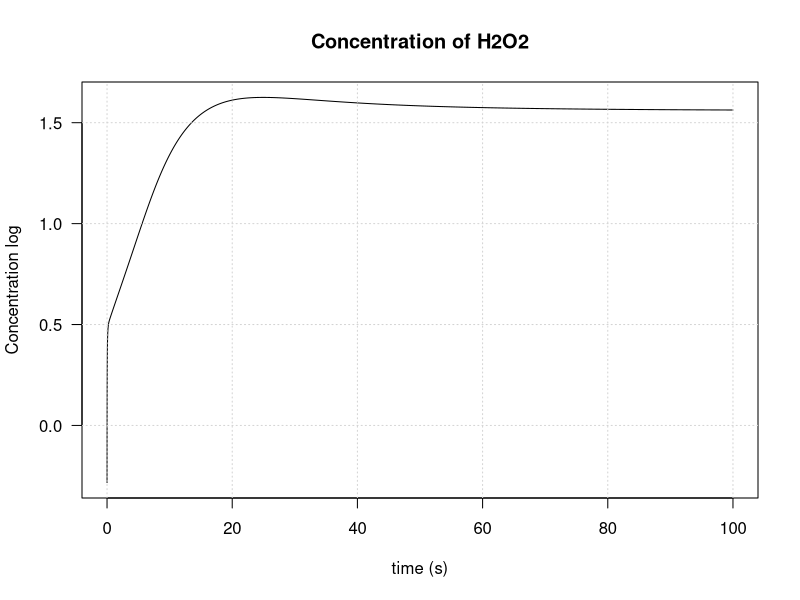
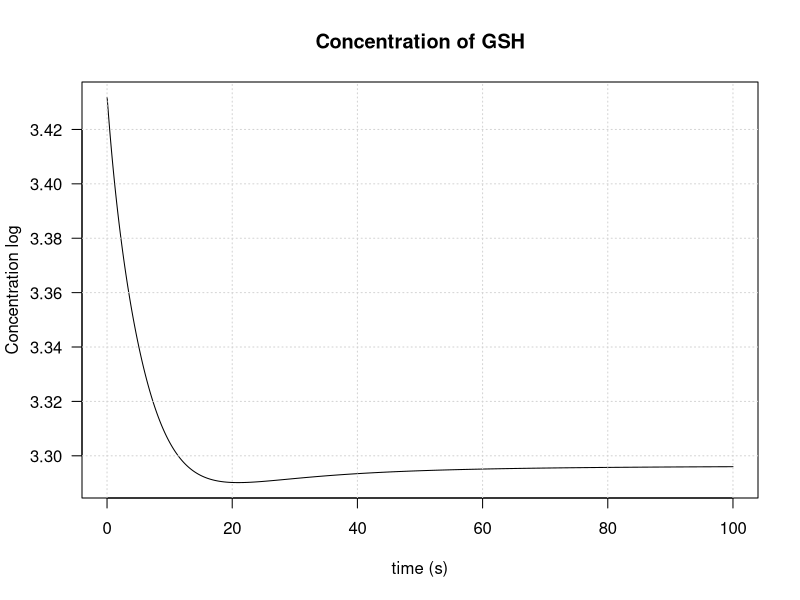
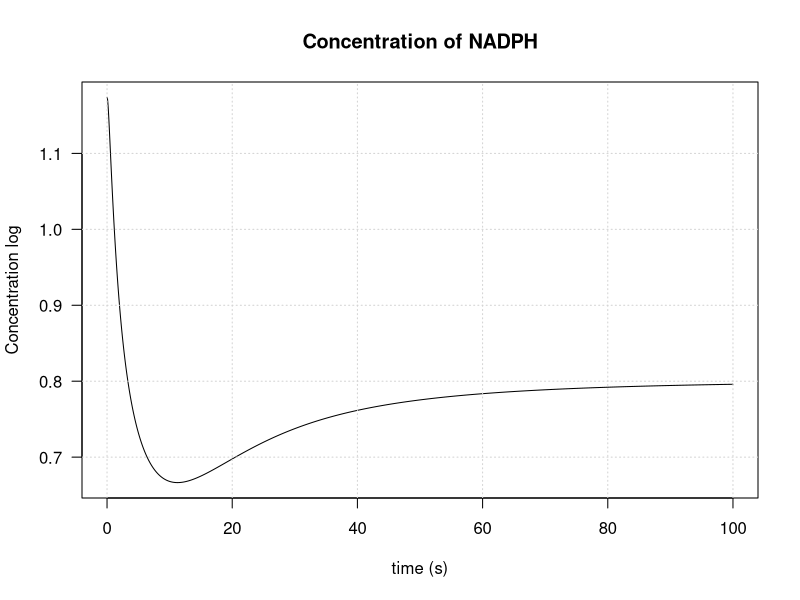
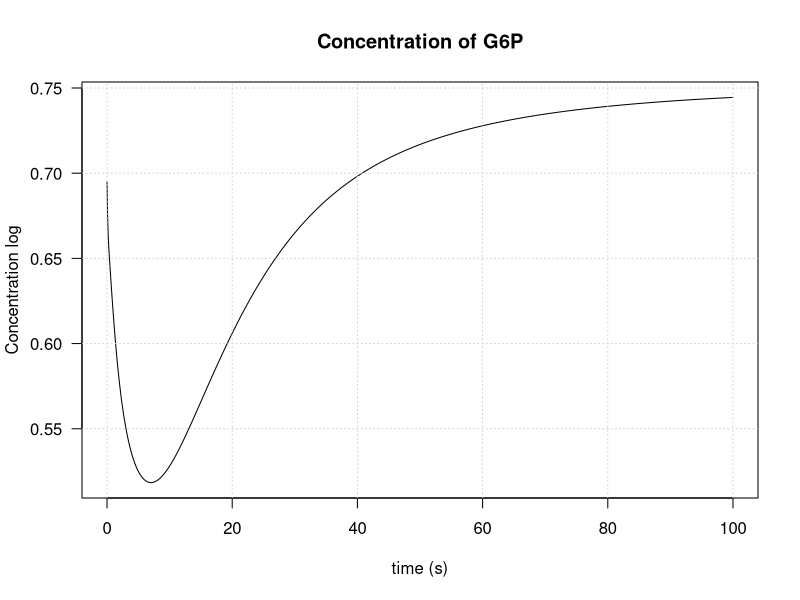
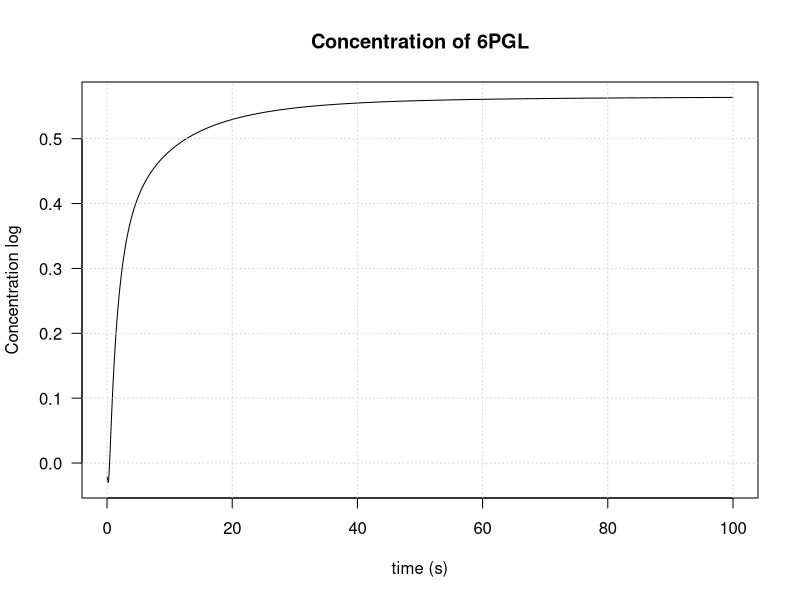
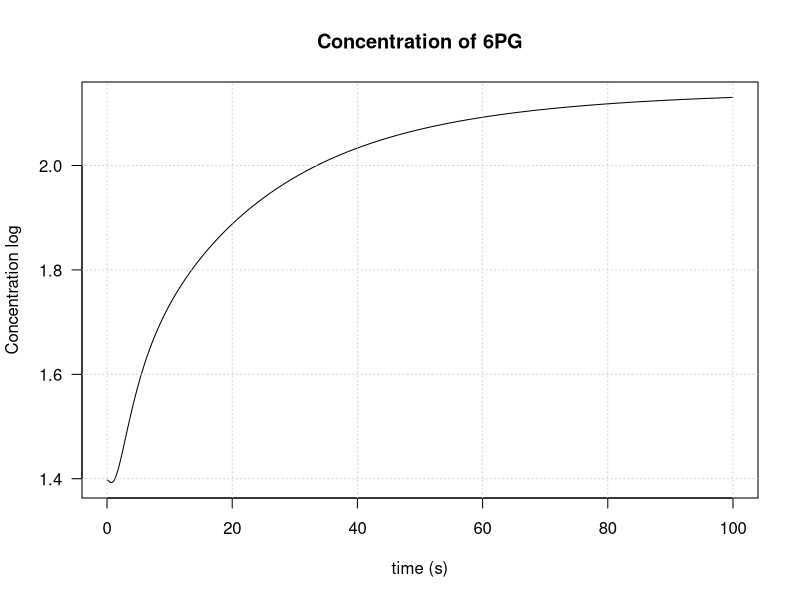
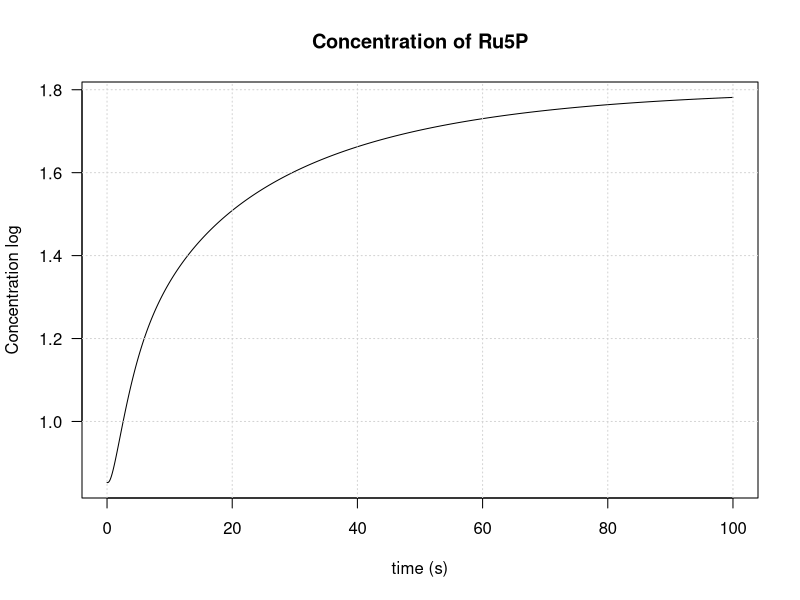
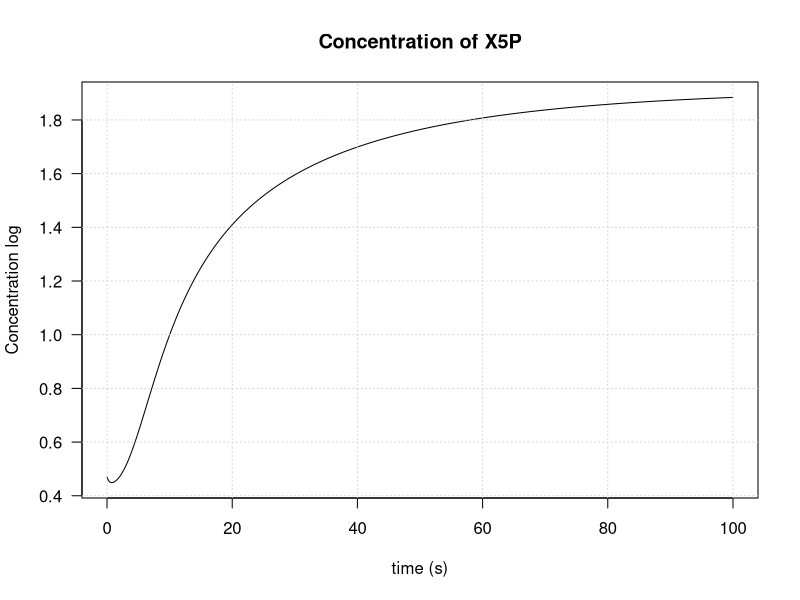

Write R code to recreate these figures, in order.
## ---- chunk 1
knitr::opts_chunk$set(echo = TRUE)
## ---- chunk 2
# Clear
rm(list = ls())

# Library
library(tidyverse)
library(deSolve)
library(readxl)
library(ggplot2)
library(dplyr)
## ---- chunk 3
                ## GENERAL FONCTION ##
# DIFFUSION LAW
# Function Diffusion to the compartment 1 to compartment 2
DIFF <- function(C1, C2, k, kdiff){
  # C1: matrix(time)
  # C2: matrix(time)
  # k: constant max
  # kdiff: constant diffusion
  phi <- k + kdiff * (C1-C2)
  return (phi)
}

# MASS ACTION LAW
# Function MA(m,n) (equation 5) Mass Action
MA <- function(sub, k, produit, inhib, Keq, Ki){
  # time: vector of time points
  # sub : matrix of substrat concentration (time)
  # produit : vector of n products concentration
  # inhib: vector of inhibitor
  # k: constant max
  # Km: vector of MM constants 
  # Keq: equilibrium constant
  # Ki: Inhibitor constant
  phi <- k * (prod(sub) - (prod(produit) / Keq)) / ( 1 + inhib/Ki )
  return(phi)
}
# /!\ value put by default for P, I, Keq, Ki, in case of the equation is not reversible and has no inhibitors

# MICHAELIS MENTEN LAW
MM <- function(sub, k, Km, produit, Keq, inhib, Ki){
  # time: vector of time points
  # sub : matrix of substrat concentration (time)
  # produit : vector of n products concentration
  # inhib: vector of inhibitor
  # k: constant max
  # Km: vector of MM constants
  # Keq: equilibrium constant
  # Ki: Inhibitor constant
  phi <- k * (prod(sub) - prod(produit)/Keq) / (1 + (prod(sub)+prod(produit))/Km + sum(inhib)/Ki)
  return(phi)
}
                ## PARTICULAR FONCTION ##
## GPx / GR

# MICHAELIS MENTEN LAW
MM_GPx_GR <- function(sub, k, Km, Un){
  # time: vector of time points
  # sub : matrix of substrat concentration (time)
  # k: constant max
  # Km: vector of MM constants
  # Un: if Un == 0 : GPx AND if Un == 1 : GR
  phi <- k/ (Un + sum(Km/sub)) # need to have the S in the same order than Km
  return(phi)
}

# MICHAELIS MENTEN LAW
MM_6PGD <- function(sub, k, Km, produit, inhib, Ki){
  # time: vector of time points
  # sub : matrix of substrat concentration (time)
  # produit : vector of n products concentration
  # inhib: vector of inhibitor
  # k: constant max
  # Km: vector of MM constants
  # Keq: equilibrium constant
  # Ki: Inhibitor constant
  phi <- k * (prod(sub))  / (1 + (sub[1])/Km + sum(inhib)/Ki)
  return(phi)
}

MA_GAPD <- function(sub, k, produit, inhib, Ki){
  # time: vector of time points
  # sub : matrix of substrat concentration (time)
  # produit : vector of n products concentration
  # inhib: vector of inhibitor
  # k: constant max
  # Km: vector of MM constants 
  # Keq: equilibrium constant
  # Ki: Inhibitor constant
  phi <- k * prod(sub) / ( 1 + inhib[1]/(Ki * (inhib[2]/ (inhib[2]+ 2*inhib[3]))))
  return(phi)
}

## Constant (need ?)
CONST <- function(k){
  return(k)
}
## ---- chunk 4
# Matrix vector
sys_sto_ode <- c(c(1,-1,-1,0,0,0,0,0,0,0,0,0,0,0,0,0,0,0,0,0,0,0,0), c(0,0,-2,2,0,0,0,0,0,0,0,0,0,0,0,0,0,0,0,0,0,0,0), c(0,0,0,-1,1,-1,1,0,1,0,0,0,0,0,0,0,0,0,0,0,0,0,0),c(0,0,0,0,0,0,-1,0,0,0,0,0,0,0,0,1,-1,0,0,0,0,0,0),c(0,0,0,0,0,0,1,-1,0,0,0,0,0,0,0,0,0,0,0,0,0,0,0),c(0,0,0,0,0,0,0,1,-1,0,0,0,0,0,0,0,0,0,0,0,0,0,0), c(0,0,0,0,0,0,0,0,1,-1,-1,0,0,0,0,0,0,0,0,0,0,0,0), c(0,0,0,0,0,0,0,0,0,0,1,0,-1,0,-1,0,0,0,0,0,0,0,0), c(0,0,0,0,0,0,0,0,0,1,0,-1,-1,0,0,0,0,0,0,0,0,0,0), c(0,0,0,0,0,0,0,0,0,0,0,0,1,-1,0,0,0,0,0,0,0,0,0), c(0,0,0,0,0,0,0,0,0,0,0,0,0,1,-1,0,0,0,0,0,0,0,0), c(0,0,0,0,0,0,0,0,0,0,0,0,0,0,0,-1,0,0,0,0,0,1,0),c(0,0,0,0,0,0,0,0,0,0,0,0,0,0,1,0,1,-1,0,0,0,0,1),c(0,0,0,0,0,0,0,0,0,0,0,0,0,0,0,0,0,1,-1,0,0,0,0),c(0,0,0,0,0,0,0,0,0,0,0,0,0,0,0,0,0,0,1,-1,0,0,0),c(0,0,0,0,0,0,0,0,0,0,0,0,1,0,1,0,0,0,1,1,-1,0,-1),c(0,0,1,-1,0,0,0,0,0,0,0,0,0,0,0,0,0,0,0,0,0,0,0),c(0,0,0,1,-1,1,-1,0,-1,0,0,0,0,0,0,0,0,0,0,0,0,0,0))

# Name
name_equa_diff <- c("H2O2","GSH","NADPH","G6P","6PGL","6PG","Ru5P","X5P","R5P","S7P","E4P","GLC","F6P","FBP","DHAP","GAP","GSSG","NADPp")
name_phi       <- c("phi_OX","phi_CAT","phi_GPx","phi_GR","phi_NNH","phi_NHN","phi_G6PD","phi_6PGL","phi_6PGD","phi_RPI","phi_RPE","phi_PRPP","phi_TKT1","phi_TLD","phi_TKT2","phi_HK","phi_PGI","phi_PFK","phi_ALD","phi_TPI","phi_GAPD","phi_GLU","phi_TAL")


# Matrix Formation
mat_stochio <- matrix(sys_sto_ode, nrow=23)

# Add names
colnames(mat_stochio) <- name_equa_diff
rownames(mat_stochio) <- name_phi

# Transpose
mat_stochio_equadiff <- t(mat_stochio)

head(mat_stochio_equadiff)
## ---- chunk 5
parameters_table <- read_excel("parameters.xlsx")
parameters<-as.numeric(as.vector(t(parameters_table[,4]))) # selection of the interest column
length(parameters)
## ---- chunk 6
init_table <- read_excel("init.xlsx")
init<-as.numeric(as.vector(t(init_table[,2]))) # selection of the interest raw
length(init)
## ---- chunk 7
syst <- function(t, y, parameters, msys){
  
  # PHI
  Phi <- matrix(c(
    DIFF(parameters[3], y[1], parameters[1], parameters[2]),
    MA(sub=y[1], k=parameters[4], produit=0, inhib=0, Keq=1, Ki=1),
    MM_GPx_GR(sub=c(y[1],y[2]), k=parameters[5], Km=c(parameters[6],parameters[7]), Un=0),
    MM_GPx_GR(sub=c(y[17],y[3]), k=parameters[8], Km=c(parameters[9],parameters[10]), Un=1),
    MA(sub=y[18], k=parameters[11], produit=0, inhib=0, Keq=1, Ki=1),
    MA(sub=y[18], k=parameters[12], produit=0, inhib=y[1], Keq=1, Ki=parameters[13]),
    MA(sub=c(y[4],y[18]), k=parameters[14], produit=0, inhib=y[3], Keq=1, Ki=parameters[15]),
    MA(sub=y[5], k=parameters[16], produit=0, inhib=0, Keq=1, Ki=1), 
    MM_6PGD(sub=c(y[6],y[18]), k=parameters[17], Km=parameters[18], inhib=y[3], Ki=parameters[19]),
    MA(sub=y[7], k=parameters[20], produit=y[9], inhib=0, Keq=parameters[21], Ki=1), 
    MA(sub=y[7], k=parameters[22], produit=y[8], inhib=0, Keq=parameters[23], Ki=1),
    MM(sub=c(y[9]), k=parameters[24], Km=parameters[25], produit=0, Keq=1, inhib=0, Ki=1),
    MM(sub=c(y[9],y[8]), k=parameters[26], Km=parameters[27], produit=c(y[16],y[10]), Keq=parameters[28], inhib=0, Ki=1),
    MM(sub=c(y[16],y[10]), k=parameters[29], Km=parameters[30], produit=c(y[13],y[11]), Keq=parameters[31], inhib=0, Ki=1),
    MM(sub=c(y[11],y[8]), k=parameters[32], Km=parameters[33], produit=c(y[13],y[16]), Keq=parameters[34], inhib=0, Ki=1),
    MA(sub=y[12], k=parameters[35], produit=0, inhib=y[16], Keq=1, Ki=parameters[36]),
    MA(sub=y[4], k=parameters[37], produit=y[13], inhib=y[6], Keq=parameters[38], Ki=parameters[39]),
    MA(sub=y[13], k=parameters[40], produit=0, inhib=0, Keq=1, Ki=1) - MA(sub=y[14], k=parameters[41], produit=0, inhib=0, Keq=1, Ki=1),
    MA(sub=y[14], k=parameters[42], produit=c(y[15],y[16]), inhib=0, Keq=parameters[43], Ki=1),
    MA(sub=y[15], k=parameters[44], produit=y[16], inhib=0, Keq=parameters[45], Ki=1),
    MA_GAPD(sub=y[16], k=parameters[46], produit=0, inhib=c(y[1],y[2],y[17]), Ki=parameters[47]),
    parameters[49],
    MM(sub=c(y[10],y[16]), k=parameters[50], Km=parameters[52], produit=c(y[13],y[16]), Keq=parameters[51], inhib=0, Ki=1)
  ))
  dy <- msys %*% Phi
  
  
  return(list(as.vector(dy)))
}
## ---- chunk 8
time <- seq(0, 100, by=0.002)
## ---- chunk 9
solution <- lsoda(y = init, times = time, func = syst, parms = parameters, msys= mat_stochio_equadiff)
## ---- chunk 10
for (i in seq(2,length(name_equa_diff)+1)){
  plot(x=solution[,1], y=log10(solution[,i]), type = "l", main = paste("Concentration of", name_equa_diff[i-1]), xlab = "time (s)", ylab = "Concentration log",las=1)
  grid()
  }
## ---- chunk 11
recupm <- read_excel("try_model_pentose_pathway_article/model_article.xlsx")

## ---- chunk 12
mmodel <- as.data.frame(mutate_all(recupm, function(x) as.numeric(as.character(x)))) # transform table into numeric values
## ---- chunk 13
for (i in seq(2,length(name_equa_diff)+1)){
  plot(x=solution[,1], y=log10(solution[,i]), type = "l", main = paste("Concentration of", name_equa_diff[i-1]), xlab = "time (s)", ylab = "Concentration log",las=1,ylim = c(-1,4))
  lines(x=mmodel[,1], y=log10(mmodel[,i]),col ="red")
  grid()
  }
## ---- chunk 14
solutionODElsoda <- ode(y = init,method = "lsoda", times = time, func = syst, parms = parameters, msys= mat_stochio_equadiff)
solutionODEeuler <- ode(y = init,method = "euler", times = time, func = syst, parms = parameters, msys= mat_stochio_equadiff)
solutionODErk4 <- ode(y = init,method = "rk4", times = time, func = syst, parms = parameters, msys= mat_stochio_equadiff)
## ---- chunk 15
for (i in seq(2,length(name_equa_diff)+1)){
  plot(x=solutionODElsoda[,1], y=log10(solutionODElsoda[,i]), type = "l", main = paste("Concentration of", name_equa_diff[i-1]), xlab = "time (s)", ylab = "Concentration log",las=1)
  lines(x=solutionODEeuler[,1], y=log10(solutionODEeuler[,i]),col ="red")
  lines(x=solutionODErk4[,1], y=log10(solutionODErk4[,i]),col ="red")
  grid()
  }
